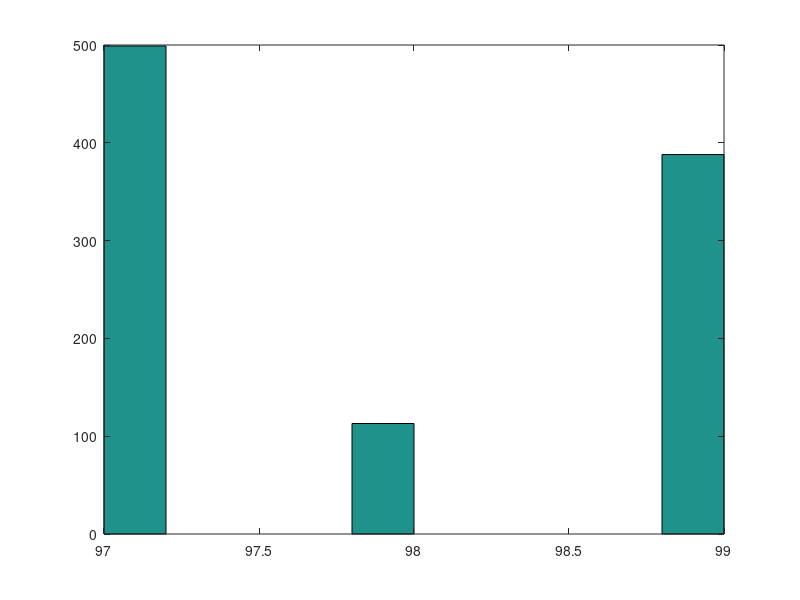

Source code (MATLAB): (Note: this script raises an error after producing the figure.)
# test
clear; close all; clc;
x=sign(rand(1000,3)-0.5);
beta=[0 1 -0.1 0.2]';
#y=[ones(1000,1) x]*beta>0;

y=[ones(1000,1) x]*beta;
u=zeros(1000,1);
  u(y<=-0.7)="a";
  u(y>0)="b";
  u(y>0.7)="c";   
  hist(u)
y=u;
  
standardize=1;

y_hat=zeros(size(y));
perf=100*mean(y==y_hat)
y_hat=ones(size(y));
perf=100*mean(y==y_hat)

model=LinearClassification(x,y,standardize,'indicator_matrix');
model.type
y_hat=classify(x,model);
perf=100*mean(y==y_hat)

model=LinearClassification(x,y,standardize,'lda');
model.type
y_hat=classify(x,model);
perf=100*mean(y==y_hat)

model=LinearClassification(x,y,standardize,'RR-lda');
model.type
y_hat=classify(x,model);
perf=100*mean(y==y_hat)

model=LinearClassification(x,y,standardize,'qda','alpha','0.1','gamma','0.9');
model.type
y_hat=classify(x,model);
perf=100*mean(y==y_hat)

#model1=LinearClassification(x,y,standardize,'logit','lamda','0.01');
#model1.type
#y_hat1=classify(x,model1);
#perf=100*mean(y==y_hat1)

model2=LinearClassification(x,y,standardize,'multi-logit','lamda','0.01');
model2.type
y_hat2=classify(x,model2);
perf=100*mean(y==y_hat2)
